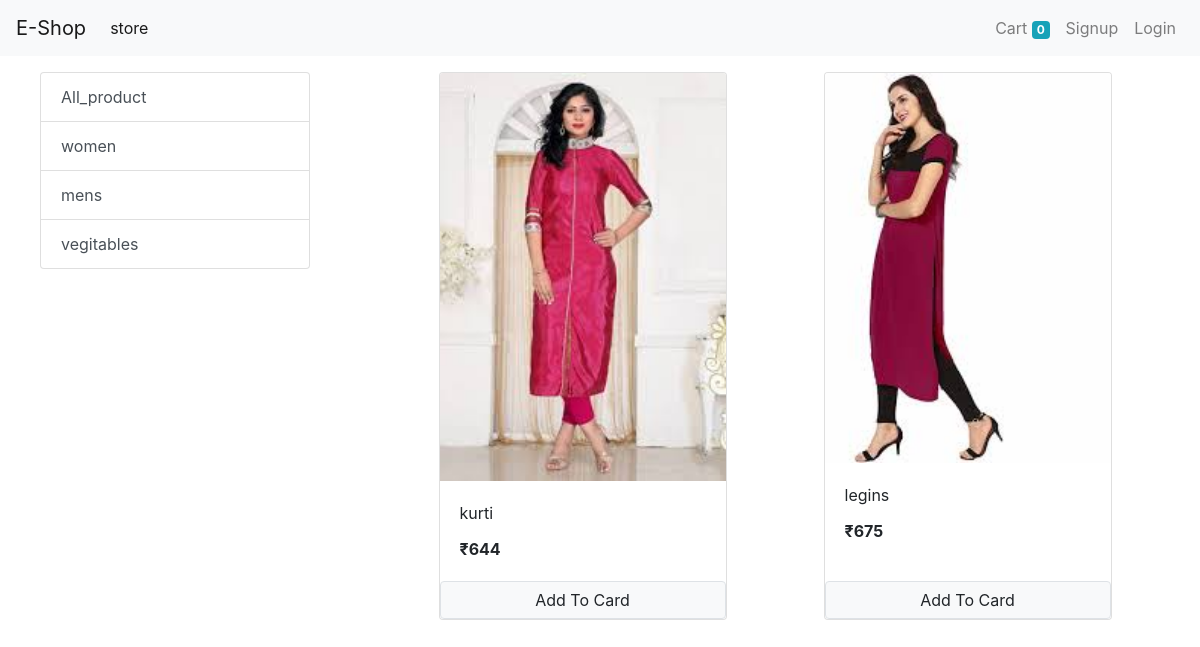
/?category=1, run on the app's committed database.
### store/models/category.py (models this page shows, shortened)
class Category(models.Model):
    name = models.CharField(max_length=20)
    @staticmethod
    def get_all_categories():
        return Category.objects.all()

### store/models/product.py (models this page shows, shortened)
class Product(models.Model):
    name = models.CharField(max_length=50) #not null default
    price = models.IntegerField(default=0)
    category = models.ForeignKey(Category , on_delete=models.CASCADE , default=1)
    description = models.CharField(max_length=200,default='',null=True,blank='')
    image = models.ImageField(upload_to='uploads/products/')
    @staticmethod
    def get_all_products_by_categoryid(category_id):
        if category_id:
            return Product.objects.filter(category=category_id)
        else:
            return Product.get_all_products()

### store/views/home.py (the view, shortened to what this page needs)
# urls.py: path('', home.Index.as_view(), name='homepage'),
class Index(View):
    def get(self, request):
        cart=request.session.get('cart')
        if not cart:
            request.session.cart={}
        products = None
        categories = Category.get_all_categories()
        categoryID = request.GET.get('category')
        if categoryID:
            products = Product.get_all_products_by_categoryid(categoryID)
        else:
            products = Product.get_all_products()
        data = {}
        data['products'] = products
        data['categories'] = categories
        return render(request, 'index.html', data)

### store/templatetags/cart.py (called while the page is built)
@register.filter(name='is_in_cart')
def is_in_cart(product,cart):
    keys = cart.keys()
    for id in keys:
        if int(id) == product.id:
            return True
    return False

### store/templatetags/custom_filter.py (called while the page is built)
@register.filter(name='currency')
def currency(number):
    return "₹"+str(number)

### store/templates/index.html (shortened to what this page needs)
    {% extends 'base.html' %}
    {% block content %}
    {% load cart %}
    {% load custom_filter %}
    <div class='container-fluid mt-3'>
    <div class="row">
        <div class='col-lg-3 mx-auto'>
            <div class="list-group">
                <a href="/" class="list-group-item list-group-item-action ">All_product</a>
                {% for category in categories %}
                <a href="/?category={{category.id}}" class="list-group-item list-group-item-action ">{{category.name}}</a>
                {% endfor %}
            </div>
        </div>
    <div id='products' class='col-lg-8 mx-auto'>
        <div class="row mx-auto">
            {% for product in products %}
        <div class="card mx-auto mb-3" id='{{product.id}}' style="width: 18rem;">
            <img class="card-img-top" src="{{product.image.url}}"  alt="...">
            <div class="card-body">
              <p class="card-title">{{product.name}}</p>
              <p class="card-text"><b>{{product.price|currency}}</b></p>
            </div>
            <div class="cart footer p-0 no-gutters">
                {% if product|is_in_cart:request.session.cart %}
                <div class="row no-gutters">
                    <form action="/#{{product.id}}" class="col-2" method="post">
                        {% csrf_token %}
                    <input hidden type="text" name = "product" value="{{product.id}}">
                    <input hidden type="text" name = "remove" value="True">
                    <input type="submit" value=" - " class="btn btn-block btn-secondary">
                    </form>
                    <div class="text-center col">{{product|cart_quantity:request.session.cart}} in cart</div>
                    <form action="/#{{product.id}}" class="col-2" method="post">
                        {% csrf_token %}
                    <input hidden type="text" name = "product" value="{{product.id}}">
                    <input type="submit" value=" + " class="btn btn-block btn-secondary">
                    </form>
                </div>
                {% else %}
                <form action="/#{{product.id}}" method="POST" class="btn-block">
                    <input type="submit" class="floate-right btn btn-light border btn-sn form-control" value="Add To Card">
                  </form>
                {% endif %}
            </div>
        </div>
            {% endfor %}
         </div>
    </div>
{% endblock %}

### data on the page
Category: name "women"
Category: name "mens"
Category: name "vegitables"
Product: image (picture), name "kurti", price "₹644"
Product: image (picture), name "legins", price "₹675"

### other printed values
{{ request.session.cart.keys|length }} "0"
